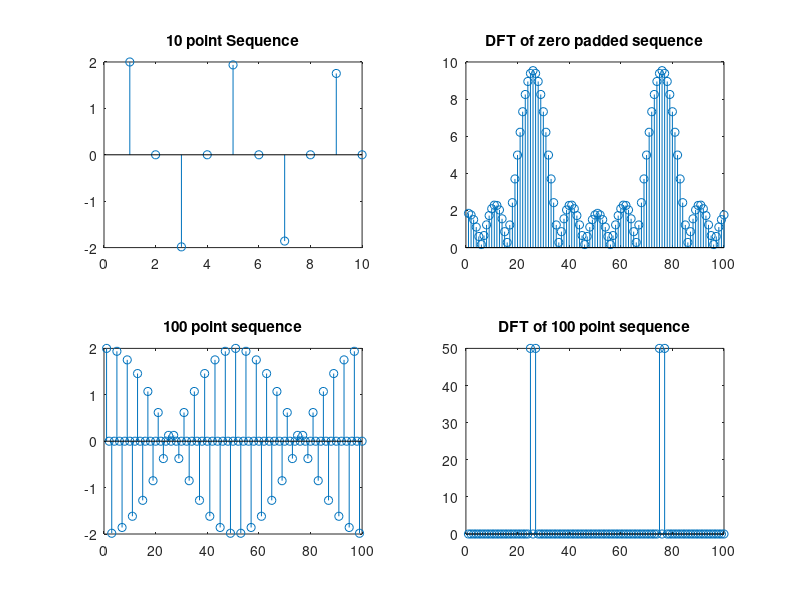

The MATLAB script that drew this image:
clear all;
clc;
n = [0:99];
x = cos(0.48.*pi.*n) + cos(0.52.*pi.*n);
xp = [x(1:10), zeros(1,90)];
subplot(2,2,1);
stem(x(1:10));
title('10 point Sequence');

d = 100;
W = exp(1)^(-i*2*pi/d);
w = ones(d,d);
for k=1:d
  for j=1:d
    w(k,j) = W^((k-1)*(j-1));
  end
end

dft_xp = w*(xp');
subplot(2,2,2);
stem(abs(dft_xp));
title('DFT of zero padded sequence');
dft_x = w*(x');
subplot(2,2,3);
stem(x);
title('100 point sequence');
subplot(2,2,4);
stem(abs(dft_x));
title('DFT of 100 point sequence');